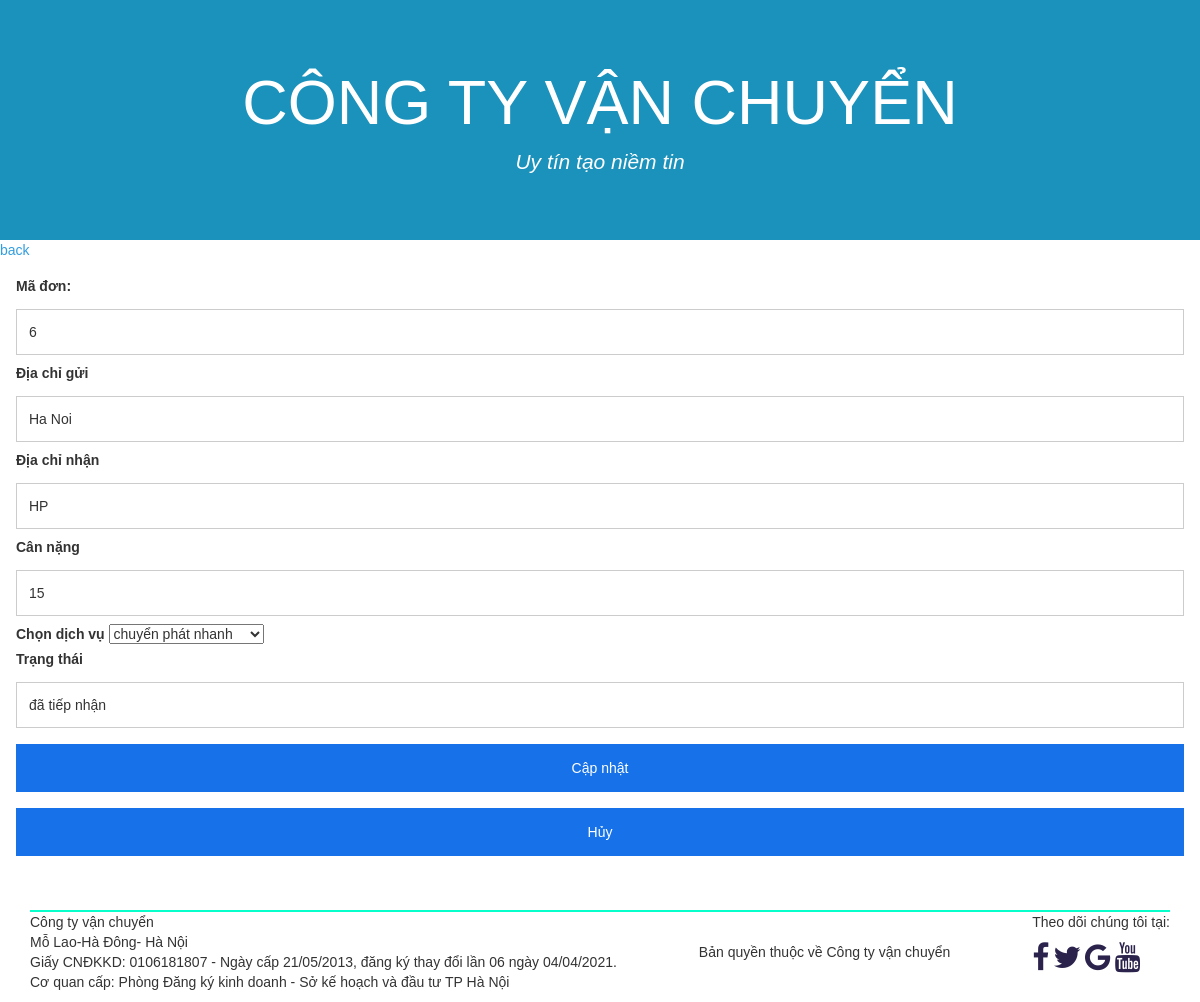
/user/site/detailOrder.php?id=6 (signed in), run on the app's committed database.
### tables this page shows
CREATE TABLE `lading` (
  `ID` int(11) NOT NULL,
  `userID` int(11) NOT NULL,
  `serviceID` int(11) NOT NULL,
  `address_sender` text NOT NULL,
  `address_receiver` text NOT NULL,
  `date_create` varchar(50) NOT NULL,
  `weight` int(11) NOT NULL,
  `status` varchar(50) NOT NULL
);

### database/database.php (called while the page is built, shortened)
<?php
	function db_get_list($sql){
	    global $conn;
	    $data  = array();
	    $result = mysqli_query($conn, $sql);
	    while ($row = mysqli_fetch_assoc($result)){
	        $data[] = $row;
	    }
	    return $data;
	}
	function db_get_row($sql){
	    global $conn;
         $result = mysqli_query($conn, $sql);
	    $row = array();
	    if (mysqli_num_rows($result) > 0){
	        $row = mysqli_fetch_assoc($result);
	    }
	    return $row;
	}
?>

### user/site/detailOrder.php (the view, shortened to what this page needs)
<?php require '../../database/database.php'; db_connect();
?>
<!DOCTYPE html>
<html lang="en">
<head>
    <link rel="stylesheet" href="https://maxcdn.bootstrapcdn.com/bootstrap/3.4.1/css/bootstrap.min.css">
    <link rel="stylesheet" href="https://cdnjs.cloudflare.com/ajax/libs/font-awesome/4.7.0/css/font-awesome.min.css">
    <link rel="stylesheet" href="../../public_site/stylectvc_1.css">
    <body>
<div class="jumbotron text-center" id="header" >
      <h1>Công ty vận chuyển</h1>
      <p>Uy tín tạo niềm tin</p>
</div>
<a  href="showOrder.php" style="display: block;color: #2195dceb;">back</a>
<?php
if(isset($_GET['id'])){
    $id=$_GET['id'];
    $sql_selectOrder = "SELECT * FROM `lading` WHERE `ID` = '$id'";
	$data_selectOrder = db_get_row($sql_selectOrder);
}
?>
<form action="../action/ac_editOrder.php" method="POST" style="display: flex; justify-content: space-around;">
              <div class="container-login">
                  <label for="ID"><b>Mã đơn:</b></label><br>
                  <input type="text" name="ID" value="<?php echo $data_selectOrder['ID'] ?>" readonly>
                  <label for="address_sender"><b>Địa chỉ gửi</b></label>
                  <input type="text" placeholder="Địa chỉ gửi" name="address_sender" value="<?php echo $data_selectOrder['address_sender'] ?>" >
                  <label for="address_receiver"><b>Địa chỉ nhận</b></label>
                  <input type="text" placeholder="Địa chỉ nhận" name="address_receiver" value="<?php echo $data_selectOrder['address_receiver'] ?>">
                  <label for="weight"><b>Cân nặng</b></label>
                  <input type="text" placeholder=" Cân nặng" name="weight" value="<?php echo $data_selectOrder['weight'] ?>">
                  <label for="serviceID">Chọn dịch vụ</label>
                  <select name="serviceID" >
                     <?php
                      $sql_service="SELECT * FROM `service` ";
                      $data_service=db_get_list($sql_service);
                        for ($i=0; $i < count($data_service); $i++)
                        echo' <option value="'.$data_service[$i]['ID'].' ">'. $data_service[$i]['name'].'</option>'
                        ?>
                  </select>
                  <br>
                  <label for="status">Trạng thái</label>
                  <input type="text" name="status" value="<?php echo $data_selectOrder['status'] ?>" readonly>
                  <button type="submit" name="subUpdate">Cập nhật</button>
                  <button type="submit" name="subDelete">Hủy</button>
              </div>
</form>
<footer class="container">
    <div class="row-footer">
        <div class="pull-left">
            <div class="coppyright">
                    Công ty vận chuyển
            </div>
            <p>
            Mỗ Lao-Hà Đông- Hà Nội<br>
            Giấy CNĐKKD: 0106181807 - Ngày cấp 21/05/2013, đăng ký thay đổi lần 06 ngày 04/04/2021.<br>
            Cơ quan cấp: Phòng Đăng ký kinh doanh - Sở kế hoạch và đầu tư TP Hà Nội<br>
            </p>
        </div>
        <div class="pull-right">
        <p>
            Theo dõi chúng tôi tại:
        </p>
        <div class="icon-bar">
            <a href="#" class="facebook"><i class="fa fa-facebook"></i></a>
            <a href="#" class="twitter"><i class="fa fa-twitter"></i></a>
            <a href="#" class="google"><i class="fa fa-google"></i></a>
            <a href="#" class="youtube"><i class="fa fa-youtube"></i></a>
        </div>
    </div>
    </div>
    <div class="container text-center">
    Bản quyền thuộc về Công ty vận chuyển
    </div>
</footer>
    </body>

### public_site/stylectvc_1.css (style rules this page uses)
.jumbotron { background-color:#1a92bc; color: white; margin-bottom: 0; }
.jumbotron h1 { text-transform: uppercase; text-decoration: white; font-weight: 400; }
.jumbotron p { font-style: italic; text-decoration: black; }
body, html { height: 100%; margin: 0; font-family: Arial, Helvetica, sans-serif; }
form { display: flex; justify-content: space-between; }
a { text-decoration: none; color: #fff; }
.row-footer { background-color:#00ffcbd4; border-top: 2px solid #00ffcbd4 ; margin: 30px 0px; }
.icon-bar a i { font-size: 30px; color:#2c234d; }
.container-login input[type=text], .container-login input[type=password] { width: 100%; padding: 12px 12px; margin: 8px 0; display: inline-block; border: 1px solid #ccc; box-sizing: border-box; }
.container-login button { background-color: #1772e9; color: rgb(255, 255, 255); padding: 14px 14px; margin: 8px 0; border: none; cursor: pointer; width: 100%; }
.container-login { padding: 16px; }

### data on the page
lading: ID "6", address_sender "Ha Noi", address_receiver "HP", weight "15", status "đã tiếp nhận"

### other printed values
form field serviceID "chuyển phát nhanh"
